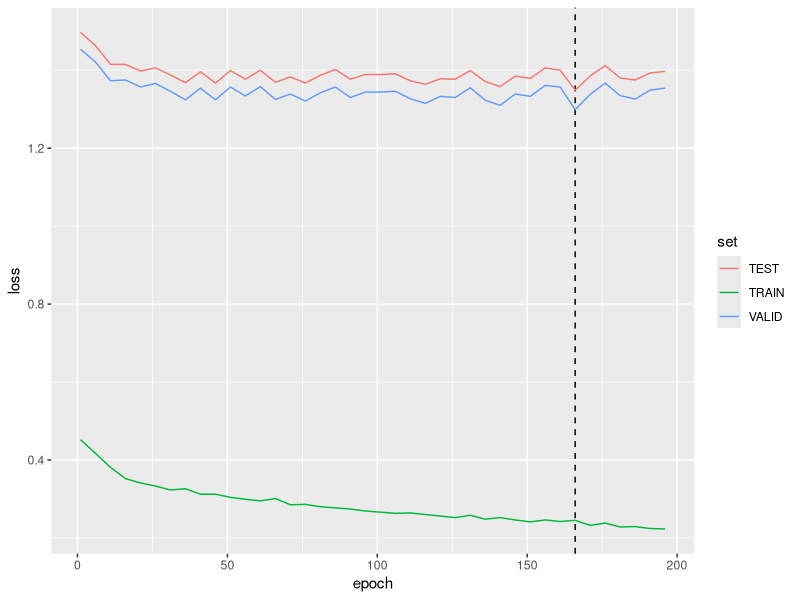

Recreate this plot in R.
list.of.packages <- c("data.table", "ggplot2", "stringr")
new.packages <- list.of.packages[!(list.of.packages %in% installed.packages()[,"Package"])]
if(length(new.packages)) install.packages(new.packages)
lapply(list.of.packages, require, character.only=T)

setwd("~/git/FCDO-Humanitarian-Forecasting-Presentation/")

dat = read.delim("best_loss.txt", sep=" ", header=F)
dat = dat[,c("V2", "V3", "V5")]
dat$V2 = as.numeric(gsub("]", "", dat$V2))
names(dat) = c("epoch", "set", "loss")

valid = subset(dat, set=="VALID")
min.valid.epoch = valid$epoch[which.min(valid$loss)]
message(min.valid.epoch, "/", max(valid$epoch))
test.loss.at.epoch = dat$loss[which(dat$set=="TEST" & dat$epoch==min.valid.epoch)]
message(test.loss.at.epoch)

ggplot(dat) +
  geom_vline(aes(xintercept=min.valid.epoch), linetype="dashed") +
  geom_line(aes(x=epoch, y=loss, group=set, color=set))
